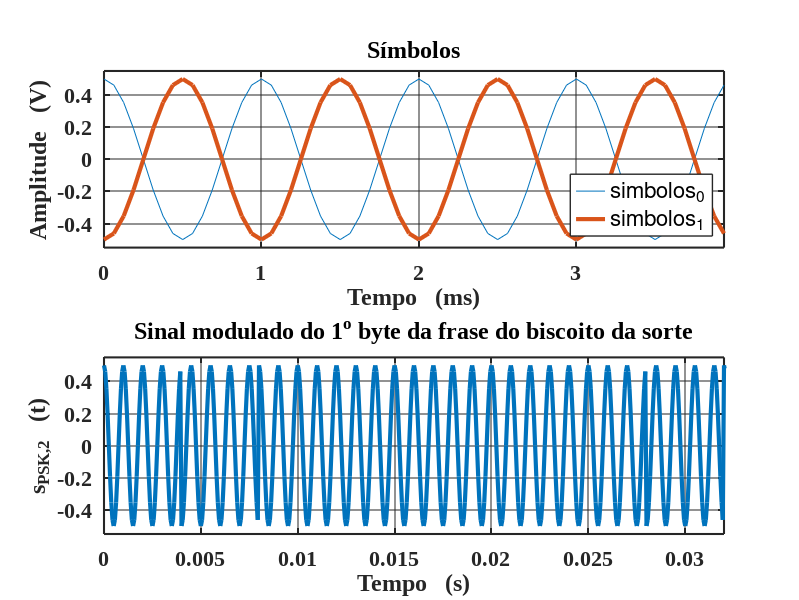
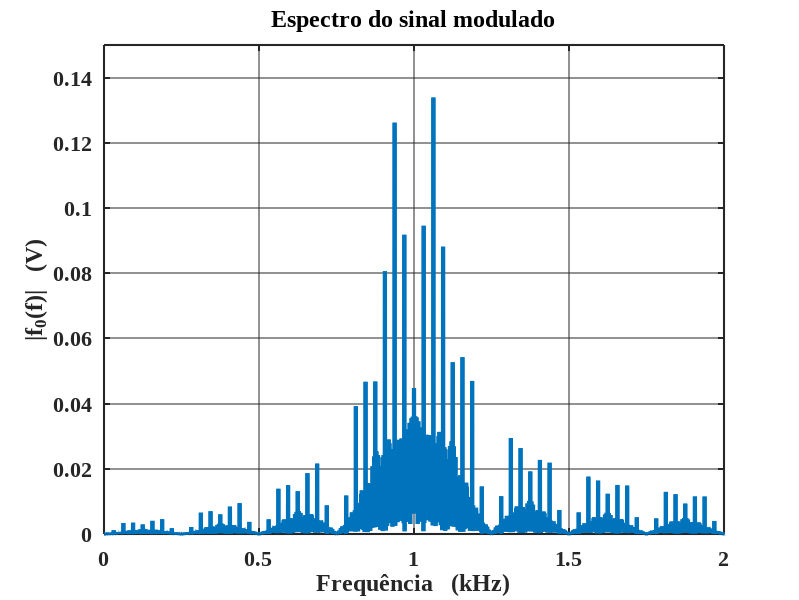

The MATLAB source for these figures, in order:
%Gabriel Alexandre de Souza Braga 
clear;
close all;
clc;
%% Prametros %%
fc = 1000;     % Freq. do simbolo (portadora)
Fs = 16*fc;    % Freq. de amostragem
Ts = 1/Fs;      % Período de amostragem
Tc = 1/fc;    % Período de um ciclo da onda portadora
Tsimb = 4*Tc;  % Período do símbolo

% Gera símbolos
ts = 0:Ts:Tsimb-Ts;
simb_0 = 0.5*cos(2*pi*fc*ts);
simb_1 = 0.5*cos(2*pi*fc*ts+pi);

%% Carrega os vetores do tempo "t" e do sinal modulado "s" %%
load E8_PSK_2.mat 
t = 0:Ts:(length(s)-1)*Ts;

%% Determine a magnitude espectral do sinal modulado %%
L = length(s);  
S = fft(s)/L;       
mag = abs(S);
mag = 2*mag(1:L/2+1);
f0 = Fs*(0:(L/2))/L;

%% Demodula o sinal %%
bin =  char(zeros(1,length(s)/length(simb_0))); % Inicializando vetor de infomação binaria
j = 0;
for i = 1:length(s)/length(simb_0)
    if abs(s(j+1)-simb_0(1)) == 0
        bin(i)='0';
    else
        bin(i)='1';
    end
    j = i*length(simb_0);
end

strBin = char(bin2dec(reshape(bin,8,[]).').');
disp(strBin);

%% Plota gráficos no domínio do tempo %%
% Cria figura
figure1 = figure('PaperOrientation', 'landscape', 'PaperUnits', 'centimeters',...
    'PaperType', 'A4',...
    'WindowState', 'maximized',...
    'Color', [1 1 1],...
    'Renderer', 'painters');

% Cria subplot do comercial
subplot1 = subplot(2, 1, 1, 'Parent', figure1);
hold(subplot1, 'on');

% Cria plot
plot1 = plot(ts*1e3, simb_0, ts*1e3, simb_1, 'Parent', subplot1, 'LineWidth', 3);    
set(plot1(1),'DisplayName','simbolos_0', 'Color', [0.00,0.45,0.74]);
set(plot1(2),'DisplayName','simbolos_1', 'Color', [0.85,0.33,0.10]);

% Cria rotulo y e x
ylabel('Amplitude   (V)', 'FontWeight', 'bold', 'FontName', 'Times New Roman');
xlabel('Tempo   (ms)', 'FontWeight', 'bold', 'FontName', 'Times New Roman');

% Cria titulo
title('Símbolos');

% Define limites do plot, para x e y
xlim(subplot1, [0 ts(end)*1e3]);
ylim(subplot1, [-0.55 0.55]);

% Liga as grades e etc
box(subplot1, 'on');
grid(subplot1, 'on');
hold(subplot1, 'off');

% Define as propriedades restantes dos eixos
set(subplot1, 'AlphaScale', 'log', 'ColorScale', 'log', 'FontName',...
    'Times New Roman', 'FontSize', 16, 'FontWeight', 'bold', 'GridAlpha', 0.5,...
    'LineWidth', 1.5, 'MinorGridAlpha', 0.5);

% Define legendas
legend1 = legend(subplot1,'show');
set(legend1,'Location','southeast','LineWidth',1,'FontSize',16);

% Plota sinal modulado
% Cria subplot
subplot2 = subplot(2, 1, 2, 'Parent', figure1);
hold(subplot2, 'on');

% Cria plot
plot(t, s, 'DisplayName', 'Sinal modulado', 'Parent', subplot2, 'LineWidth', 3,...
    'Color', [0.00,0.45,0.74]);

% Cria rotulo y e x
ylabel('s_{PSK,2}   (t)', 'FontWeight', 'bold', 'FontName', 'Times New Roman');
xlabel('Tempo   (s)', 'FontWeight', 'bold', 'FontName', 'Times New Roman');

% Cria titulo
title('Sinal modulado do 1^o byte da frase do biscoito da sorte');

% Define limites do plot, para x e y
xlim(subplot2, [0 8*Tsimb]);
ylim(subplot2, [-0.55 0.55]);

% Liga as grades e etc
box(subplot2, 'on');
grid(subplot2, 'on');
hold(subplot2, 'off');

% Define as propriedades restantes dos eixos
set(subplot2, 'AlphaScale', 'log', 'ColorScale', 'log', 'FontName',...
    'Times New Roman', 'FontSize', 16, 'FontWeight', 'bold', 'GridAlpha', 0.5,...
    'LineWidth', 1.5, 'MinorGridAlpha', 0.5);

% Plota analise espectral %
% Cria figura
figure2 = figure('PaperOrientation', 'landscape', 'PaperUnits', 'centimeters',...
    'PaperType', 'A4',...
    'WindowState', 'maximized',...
    'Color', [1 1 1],...
    'Renderer', 'painters');

% Cria subplot da magnitude espectral do sinal modulado
axes1 = axes('Parent', figure2);
hold(axes1, 'on');

% Cria plot
plot2 = plot(f0/1e3, mag, 'LineWidth', 3);
set(plot2,'DisplayName', 'Espectro', 'Color', [0.00,0.45,0.74]);

% Cria rotulo y e x
ylabel('|f_0(f)|   (V)', 'FontWeight', 'bold', 'FontName', 'Times New Roman');
xlabel('Frequência   (kHz)', 'FontWeight', 'bold',...
    'FontName', 'Times New Roman');

% Cria titulo
title('Espectro do sinal modulado');

% Define limites do plot, para x e y
xlim(axes1, [0 2]);
ylim(axes1, [0 0.15]);

% Liga as grades e etc
box(axes1, 'on');
grid(axes1, 'on');
hold(axes1, 'off');

% Define as propriedades restantes dos eixos
set(axes1, 'AlphaScale', 'log', 'ColorScale', 'log', 'FontName',...
    'Times New Roman', 'FontSize', 16, 'FontWeight', 'bold', 'GridAlpha', 0.5,...
    'LineWidth', 1.5, 'MinorGridAlpha', 0.5);
